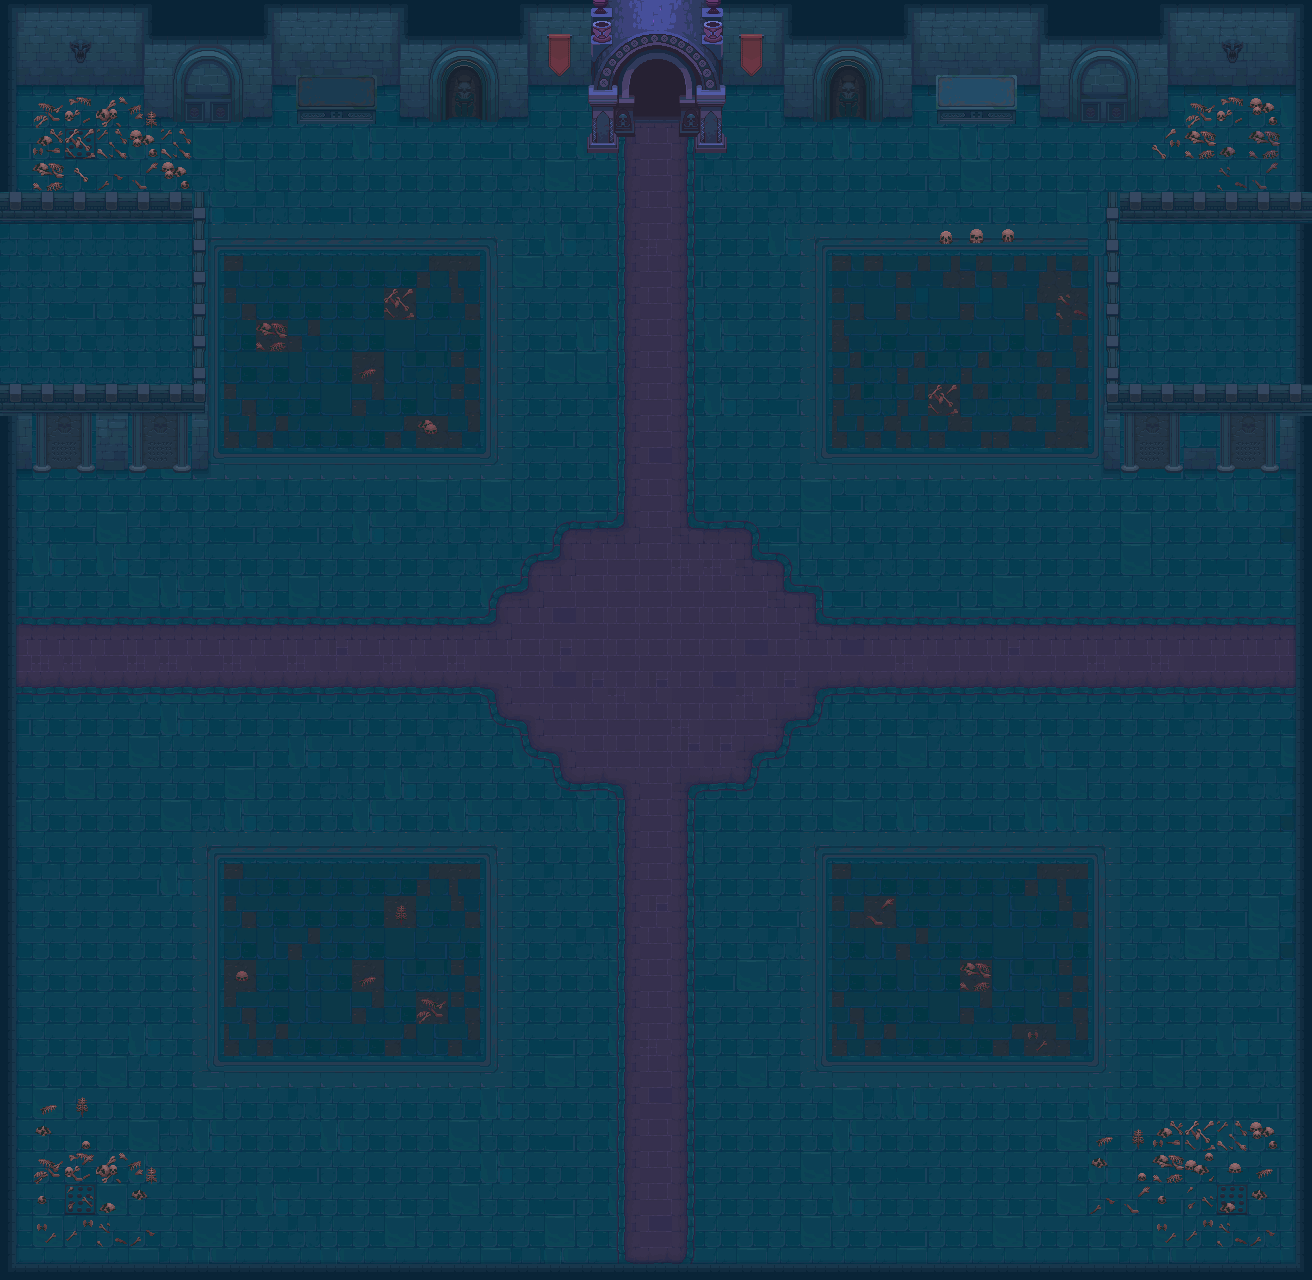

Rendered tile map (Tiled .tmx) drawn with the repository's tilesets; below, a short description and the map source with its tile grids summarised:
An orthogonal 41x40 tile map with 32x32 px tiles, 9 tile layers (Ground1, carpet, PropOnFence, Wall1, ...), 6 tilesets and 12 objects.

<map version="1.8" tiledversion="1.8.2" orientation="orthogonal" renderorder="right-down" width="41" height="40" tilewidth="32" tileheight="32" infinite="0" nextlayerid="22" nextobjectid="17">
 <tileset firstgid="1" source="EPIC RPG World Pack - Cemetery V1.3.1/TiledMap Editor/Terrain - cemetery.tsx" />
 <tileset firstgid="2341" source="EPIC RPG World Pack - Crypt V.1.2/Tiled Map Editor/Tileset-Terrain.tsx" />
 <tileset firstgid="4741" source="Prop.tsx" />
 <tileset firstgid="8056" source="EPIC RPG World Pack - Crypt V.1.2/Tiled Map Editor/Tileset-baluster-2.tsx" />
 <tileset firstgid="10456" source="Prop2.tsx" />
 <tileset firstgid="11284" source="cemetery-tileset-whole2.tsx" />
 <layer id="1" name="Ground1" width="41" height="40">
  <data>[1640 cells, 1640 non-empty, 16 distinct tile ids]</data>
 </layer>
 <layer id="9" name="carpet" width="41" height="40">
  <data>[1640 cells, 591 non-empty, 79 distinct tile ids]</data>
 </layer>
 <layer id="18" name="PropOnFence" width="41" height="40">
  <data>[1640 cells, 0 non-empty, 0 distinct tile ids]</data>
 </layer>
 <layer id="3" name="Wall1" width="41" height="40">
  <data>[1640 cells, 257 non-empty, 48 distinct tile ids]</data>
 </layer>
 <layer id="5" name="Wall2" width="41" height="40">
  <data>[1640 cells, 188 non-empty, 30 distinct tile ids]</data>
 </layer>
 <layer id="4" name="Wall3" width="41" height="40">
  <data>[1640 cells, 25 non-empty, 25 distinct tile ids]</data>
 </layer>
 <layer id="6" name="prop1" width="41" height="40">
  <data>[1640 cells, 25 non-empty, 14 distinct tile ids]</data>
 </layer>
 <layer id="7" name="prop2" width="41" height="40">
  <data>[1640 cells, 45 non-empty, 37 distinct tile ids]</data>
 </layer>
 <layer id="15" name="prop3" width="41" height="40">
  <data>[1640 cells, 31 non-empty, 22 distinct tile ids]</data>
 </layer>
 <objectgroup id="21" name="Object Layer 1">
  <object id="1" x="-227.333" y="-198.667" width="244.667" height="1729.33" />
  <object id="2" x="-47.4378" y="-203" width="1364.48" height="288" />
  <object id="3" x="1300" y="-206.667" width="256" height="1733.33" />
  <object id="4" x="-51.1515" y="1261.03" width="1464" height="266.727" />
  <object id="7" x="272" y="85.3333">
   <polygon points="0,0 -0.416667,36.75 -69.3333,36.5833 -67.5,104 -67.3333,104 -62.25,393.417 -256,393.667 -254.5,-1.33333" />
  </object>
  <object id="9" x="295.333" y="74.3333" width="83.6667" height="50" />
  <object id="10" x="399.667" y="85.6667" width="129.333" height="31.3333" />
  <object id="12" x="588.333" y="85.3333">
   <polygon points="0,0 -1,66.3333 29.3333,67 29.6667,50.3333 47,50.6667 46.6667,10.3333 46.3333,-1" />
  </object>
  <object id="13" x="724.667" y="85">
   <polygon points="2,0.363636 2,68.3333 -29.6667,67.6667 -30,50.6667 -45.3333,51 -46,9 -46.1212,0 -39,0" />
  </object>
  <object id="14" x="782" y="84.6667" width="131" height="33.3333" />
  <object id="15" x="936.667" y="75" width="80.3333" height="49.3333" />
  <object id="16" x="1040" y="84.3333">
   <polygon points="0,0 -0.666667,43 112,43.6667 112,107.667 66,108 62.6667,386 62.3333,389 260,389 257.333,-4.33333" />
  </object>
 </objectgroup>
</map>
